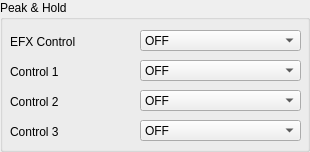
            <widget class="QGroupBox" name="groupBox_11">
             <property name="sizePolicy">
              <sizepolicy hsizetype="Preferred" vsizetype="MinimumExpanding">
               <horstretch>0</horstretch>
               <verstretch>0</verstretch>
              </sizepolicy>
             </property>
             <property name="title">
              <string>Peak &amp;&amp; Hold</string>
             </property>
             <widget class="QLabel" name="label_75">
              <property name="geometry">
               <rect>
                <x>10</x>
                <y>30</y>
                <width>101</width>
                <height>23</height>
               </rect>
              </property>
              <property name="text">
               <string>EFX Control</string>
              </property>
             </widget>
             <widget class="QLabel" name="label_76">
              <property name="geometry">
               <rect>
                <x>10</x>
                <y>60</y>
                <width>101</width>
                <height>23</height>
               </rect>
              </property>
              <property name="text">
               <string>Control 1</string>
              </property>
             </widget>
             <widget class="QLabel" name="label_77">
              <property name="geometry">
               <rect>
                <x>10</x>
                <y>90</y>
                <width>101</width>
                <height>23</height>
               </rect>
              </property>
              <property name="text">
               <string>Control 2</string>
              </property>
             </widget>
             <widget class="QLabel" name="label_78">
              <property name="geometry">
               <rect>
                <x>10</x>
                <y>120</y>
                <width>101</width>
                <height>23</height>
               </rect>
              </property>
              <property name="text">
               <string>Control 3</string>
              </property>
             </widget>
             <widget class="QComboBox" name="efxControl_2">
              <property name="geometry">
               <rect>
                <x>140</x>
                <y>30</y>
                <width>161</width>
                <height>21</height>
               </rect>
              </property>
              <item>
               <property name="text">
                <string>OFF</string>
               </property>
              </item>
              <item>
               <property name="text">
                <string>HOLD</string>
               </property>
              </item>
              <item>
               <property name="text">
                <string>PEAK</string>
               </property>
              </item>
             </widget>
             <widget class="QComboBox" name="control1_2">
              <property name="geometry">
               <rect>
                <x>140</x>
                <y>60</y>
                <width>161</width>
                <height>21</height>
               </rect>
              </property>
              <item>
               <property name="text">
                <string>OFF</string>
               </property>
              </item>
              <item>
               <property name="text">
                <string>HOLD</string>
               </property>
              </item>
              <item>
               <property name="text">
                <string>PEAK</string>
               </property>
              </item>
             </widget>
             <widget class="QComboBox" name="control2_2">
              <property name="geometry">
               <rect>
                <x>140</x>
                <y>90</y>
                <width>161</width>
                <height>21</height>
               </rect>
              </property>
              <item>
               <property name="text">
                <string>OFF</string>
               </property>
              </item>
              <item>
               <property name="text">
                <string>HOLD</string>
               </property>
              </item>
              <item>
               <property name="text">
                <string>PEAK</string>
               </property>
              </item>
             </widget>
             <widget class="QComboBox" name="control3_2">
              <property name="geometry">
               <rect>
                <x>140</x>
                <y>120</y>
                <width>161</width>
                <height>21</height>
               </rect>
              </property>
              <item>
               <property name="text">
                <string>OFF</string>
               </property>
              </item>
              <item>
               <property name="text">
                <string>HOLD</string>
               </property>
              </item>
              <item>
               <property name="text">
                <string>PEAK</string>
               </property>
              </item>
             </widget>
            </widget>
